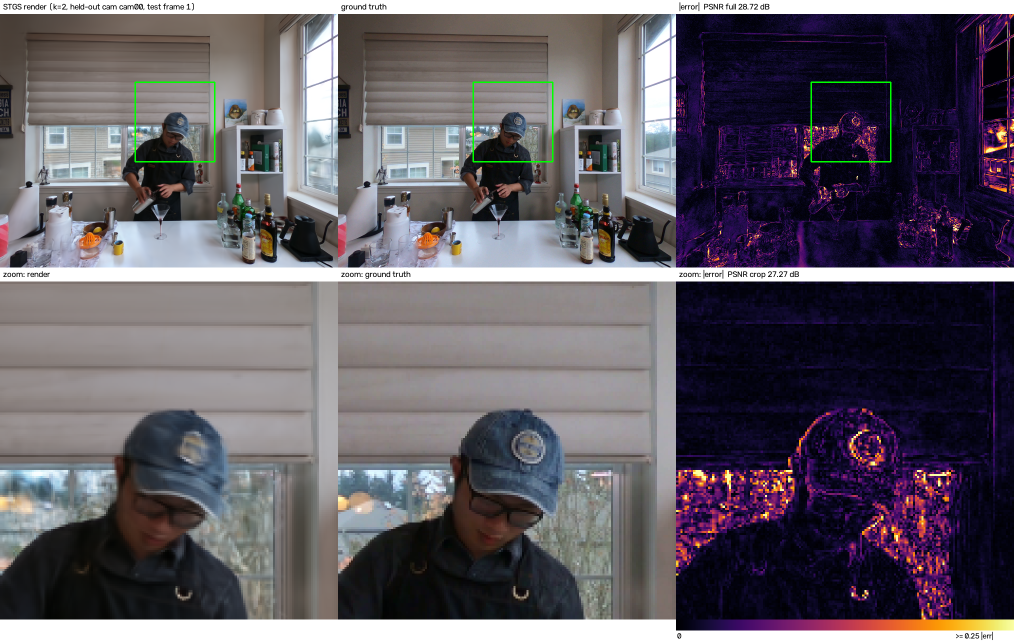
#> input picture STGS/results/visuals/k2_cam00_f001_panel.png, 2028 x 1283 px, given in place of cam00.png, which was not available (shown at 1/2 size)
$ python visuals.py
#> lines starting #> are read from the running program, lines starting #| are printed output that depends on the picture; after the words box and inside, x2 and y2 are one past the last pixel; in counts of white or black regions, pixels touching at a corner belong together
### STGS/analysis/a3common.py
# [A3] Shared paths/helpers for the analysis scripts (python 3.7 compatible).
# Layout (BASE = assignment root, default = parent of this folder):
#   GT frames : BASE/data/coffee_martini/colmap_<f>/images/<cam>.png   (676x507, frames 0..49)
#   renders   : BASE/log/stg_full_ds4_k<k>/eval_30000/renders/<cam>/<fff>.png  (from eval_interp.py)
#   outputs   : BASE/results/
import os
import cv2
import numpy as np

HERE = os.path.dirname(os.path.abspath(__file__))
DEFAULT_BASE = os.path.dirname(HERE)
DURATION = 50
HELDOUT = "cam00"
KS = [2, 4, 8]


def paths(base):
    return dict(
        data=os.path.join(base, "data", "coffee_martini"),
        log=os.path.join(base, "log"),
        results=os.path.join(base, "results"),
        masks=os.path.join(base, "results", "masks"),
    )


def model_dir(base, k, iteration=30000):
    return os.path.join(base, "log", "stg_full_ds4_k{}".format(k), "eval_{}".format(iteration))


def cameras(base):
    d = os.path.join(paths(base)["data"], "colmap_0", "images")
    return sorted(os.path.splitext(f)[0] for f in os.listdir(d) if f.endswith(".png"))


def train_frames_for(k, duration=DURATION):
    return list(range(0, duration, k))


# [17 lines left out: functions test_frames_for, time_split, read_rgb, not called in this run]


def gt_path(base, cam, frame):
    return os.path.join(paths(base)["data"], "colmap_{}".format(frame), "images", "{}.png".format(cam))


def render_path(base, k, cam, frame, iteration=30000):
    return os.path.join(model_dir(base, k, iteration), "renders", cam, "{:03d}.png".format(frame))


def read_gt_gray_stack(base, cam, duration=DURATION):
    return [cv2.cvtColor(cv2.imread(gt_path(base, cam, f)), cv2.COLOR_BGR2GRAY) for f in range(duration)]


# Optical flow (Farneback, OpenCV) between consecutive GT frames. Same parameters everywhere.
FARNEBACK = dict(pyr_scale=0.5, levels=4, winsize=21, iterations=5, poly_n=7, poly_sigma=1.5, flags=0)


# [17 lines left out: functions flow_magnitudes, motion_at_frame, not called in this run]


def load_mask(base, cam):
#> called with base = 'STGS', cam = 'cam00'
    m = cv2.imread(os.path.join(paths(base)["masks"], "{}.png".format(cam)), cv2.IMREAD_GRAYSCALE)
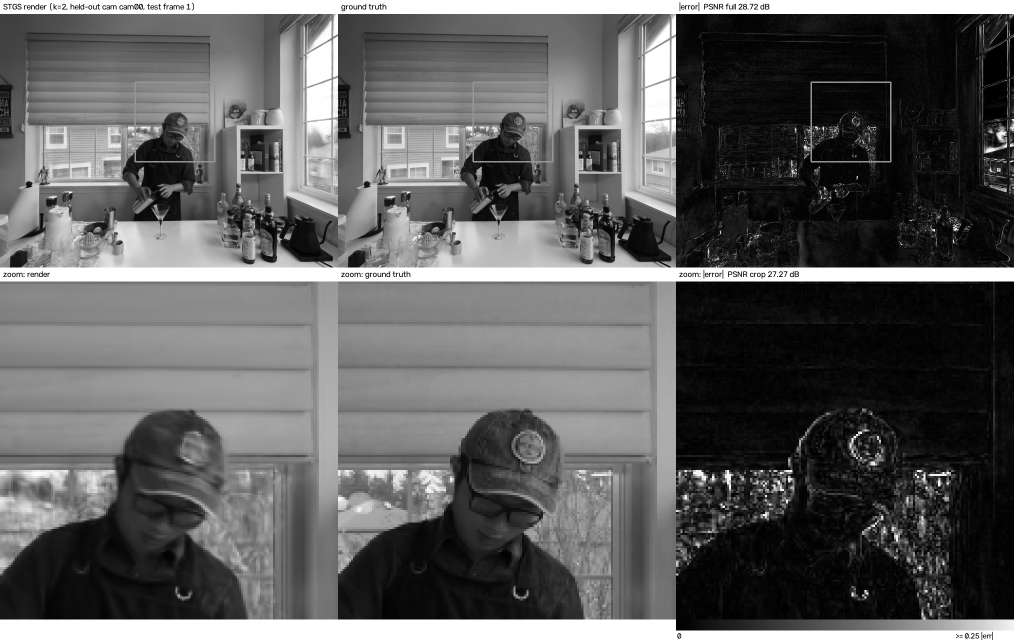
#> m: shape (1283, 2028) (shown at 1/2 size); min 0, max 255, mean 94.3
    if m is None:
        raise FileNotFoundError("mask for {} missing: run analysis/dyn_mask.py first".format(cam))
    return (m > 127)
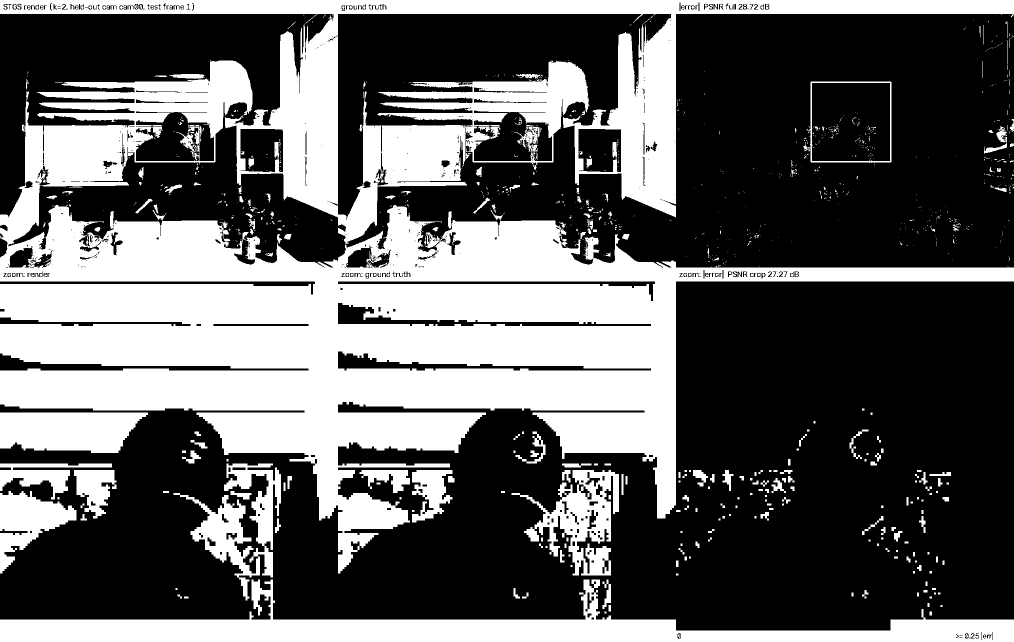
#> returned value: shape (1283, 2028) bool (shown at 1/2 size); 37.9% white; 1108 white regions (833 under 20 px), largest, box (x1, y1, x2, y2) and area: (0, 0, 2028, 1147) 787392, (0, 1159, 2028, 1283) 83300, (0, 825, 296, 906) 19858

### STGS/analysis/visuals.py
# [A3] Report item 4: for each k, a TEST frame shown as  render | ground truth | error map, full frame + zoom on a
# fast-moving region. OpenCV only (runs on server env stg_a3 or the PC).
# Choice (automatic, from GT optical flow only, so not biased towards good/bad renders):
#   frame  = test frame of this k with the largest mean flow magnitude inside the dynamic mask of that camera
#   region = CROPxCROP window centred on the peak of the (Gaussian-blurred, masked) flow magnitude at that frame
# Error map = mean over RGB of |render - GT|, colour map INFERNO, fixed scale 0..EMAX (same for every k / camera).
# Outputs in results/visuals/:
#   k<k>_<cam>_f<fff>_panel.png      : 2 rows (full frames with crop box / zoomed crops) x 3 cols
#   k<k>_<cam>_f<fff>_{render,gt,err}_crop.png : the individual crops (for custom figures)
#   zoom_<cam>_allk.png              : rows k=2,4,8, columns render | GT | error (crops) - compact report figure
#   choices.json                     : chosen frame / crop box / crop PSNR per k and camera
# Usage: python analysis/visuals.py [--cams cam00 cam01] [--crop 160] [--emax 0.25]
import os, sys, json, argparse
import cv2
import numpy as np

sys.path.insert(0, os.path.dirname(os.path.abspath(__file__)))
import a3common as C

FONT = cv2.FONT_HERSHEY_SIMPLEX


def err_map(r, g, emax):
    e = np.abs(r.astype(np.float32) - g.astype(np.float32)).mean(2) / 255.0
    e8 = np.clip(e / emax * 255.0, 0, 255).astype(np.uint8)
    return cv2.cvtColor(cv2.applyColorMap(e8, cv2.COLORMAP_INFERNO), cv2.COLOR_BGR2RGB)


def psnr(a, b):
    mse = np.mean((a.astype(np.float64) / 255.0 - b.astype(np.float64) / 255.0) ** 2)
    return 10 * np.log10(1.0 / max(mse, 1e-12))


def label(img, text, h=28):
    bar = np.full((h, img.shape[1], 3), 255, np.uint8)
    cv2.putText(bar, text, (6, h - 9), FONT, 0.55, (0, 0, 0), 1, cv2.LINE_AA)
    return np.vstack([bar, img])


def colorbar(width, emax, h=22):
    grad = np.tile(np.linspace(0, 255, width).astype(np.uint8), (h, 1))
    cb = cv2.cvtColor(cv2.applyColorMap(grad, cv2.COLORMAP_INFERNO), cv2.COLOR_BGR2RGB)
    bar = np.full((h, width, 3), 255, np.uint8)
    cv2.putText(bar, "0", (2, 16), FONT, 0.5, (0, 0, 0), 1, cv2.LINE_AA)
    t = ">= {:.2f} |err|".format(emax)
    cv2.putText(bar, t, (width - 9 * len(t), 16), FONT, 0.5, (0, 0, 0), 1, cv2.LINE_AA)
    return np.vstack([cb, bar])


def fit(img, size):
    return cv2.resize(img, (size, size), interpolation=cv2.INTER_NEAREST)


def save_rgb(path, img):
    cv2.imwrite(path, cv2.cvtColor(img, cv2.COLOR_RGB2BGR))


if __name__ == "__main__":
    ap = argparse.ArgumentParser()
    ap.add_argument("--base", default=C.DEFAULT_BASE)
    ap.add_argument("--ks", type=int, nargs="+", default=C.KS)
    ap.add_argument("--cams", nargs="+", default=["cam00", "cam01"], help="cam00 = held-out; others = training cams")
    ap.add_argument("--crop", type=int, default=160, help="crop size in px (image is 676x507)")
    ap.add_argument("--emax", type=float, default=0.25, help="error-map colour scale max (|err| in [0,1])")
    ap.add_argument("--iteration", type=int, default=30000)
    a = ap.parse_args()
    P = C.paths(a.base)
    out = os.path.join(P["results"], "visuals")
    os.makedirs(out, exist_ok=True)
    choices = {}

    for cam in a.cams:
        mask = C.load_mask(a.base, cam).astype(np.float32)
        mags = C.flow_magnitudes(C.read_gt_gray_stack(a.base, cam))
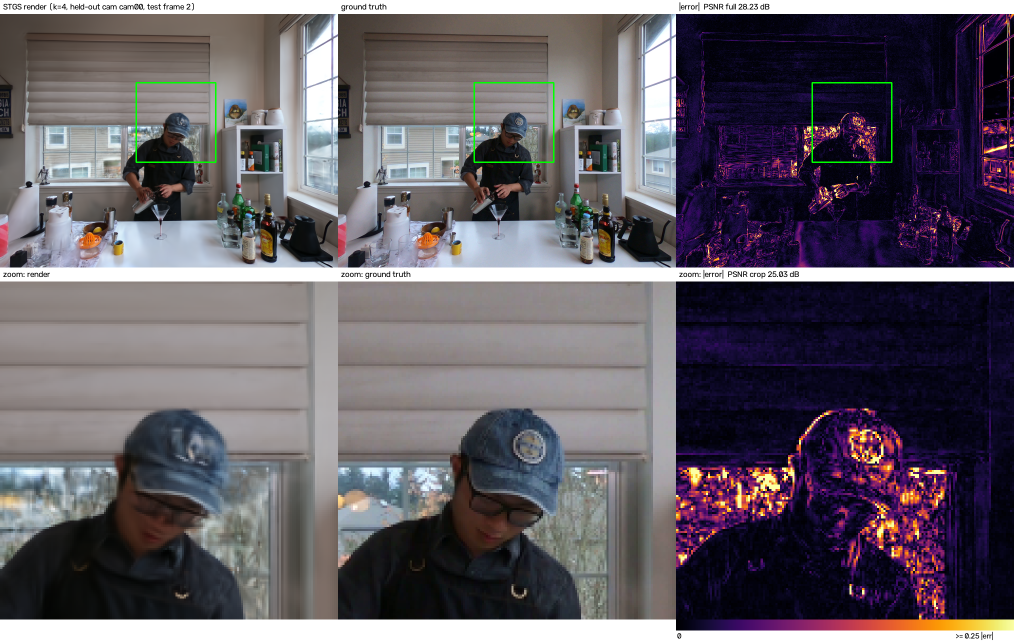
#> input picture STGS/results/visuals/k4_cam00_f002_panel.png, 2028 x 1283 px, given in place of cam00.png, which was not available (shown at 1/2 size)
#> (the run stopped early here; a loop or call above may not have finished)
